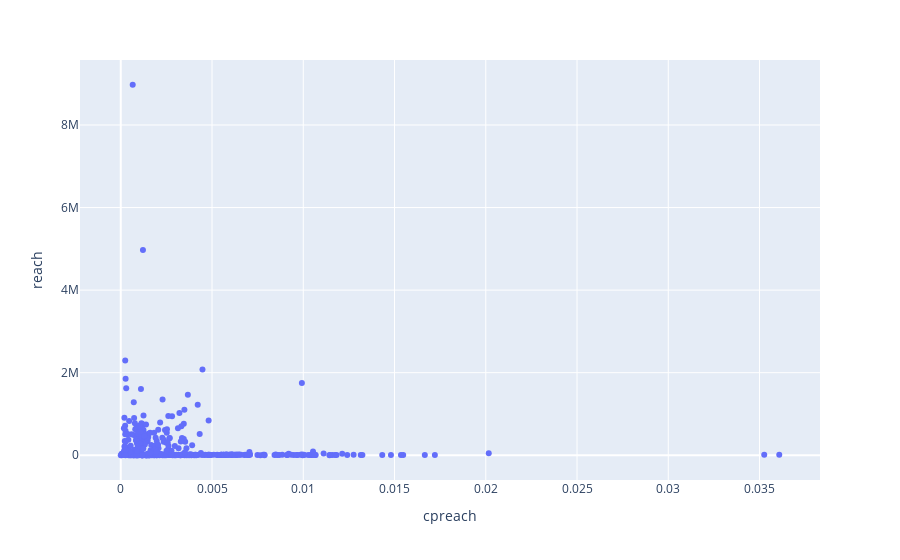

The code cell stored with this chart in its notebook:
### Code cell
import plotly.express as px
fig = px.scatter(df, y='reach', x='cpreach')
fig.show()

### Figure 1 — Plotly figure (JSON) as saved in the notebook; plotly's stock layout.template omitted (floating-point values rounded to 4 significant figures; data arrays with more than 128 entries replaced by an {"elided": "..."} marker saying what was removed)
{"data": [{"hovertemplate": "cpreach=%{x}<br>reach=%{y}<extra></extra>", "legendgroup": "", "marker": {"color": "#636efa", "symbol": "circle"}, "mode": "markers", "name": "", "orientation": "v", "showlegend": false, "type": "scatter", "x": {"elided": "432 float values"}, "xaxis": "x", "y": {"elided": "432 int values"}, "yaxis": "y"}], "layout": {"legend": {"tracegroupgap": 0}, "margin": {"t": 60}, "xaxis": {"anchor": "y", "domain": [0, 1], "title": {"text": "cpreach"}}, "yaxis": {"anchor": "x", "domain": [0, 1], "title": {"text": "reach"}}}}
